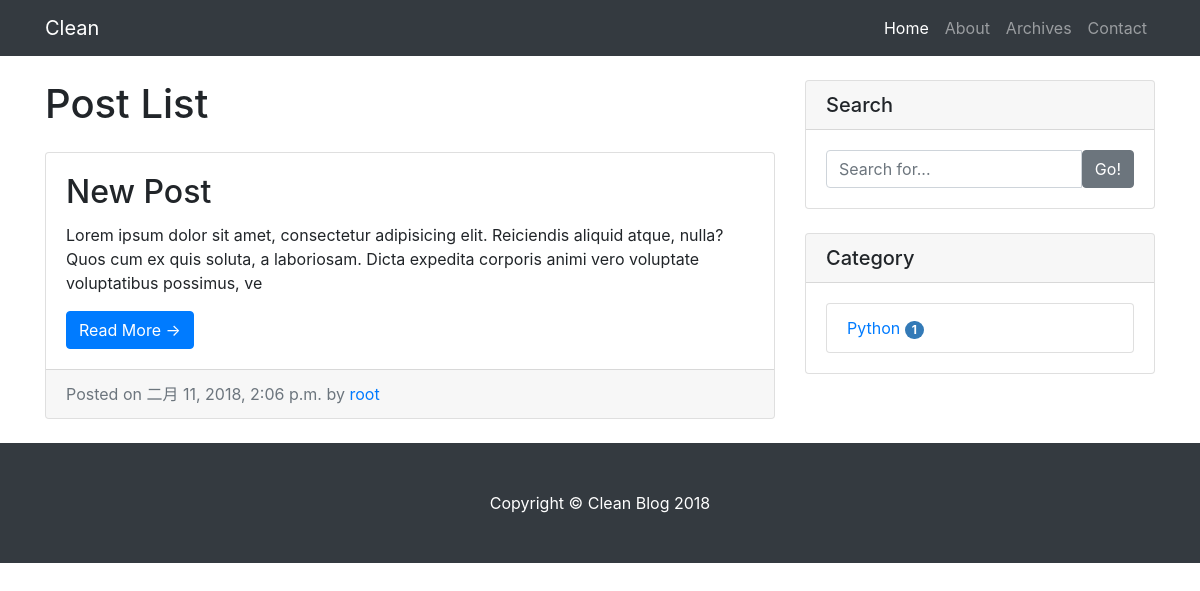
/, run on an earlier commit of the app's database.
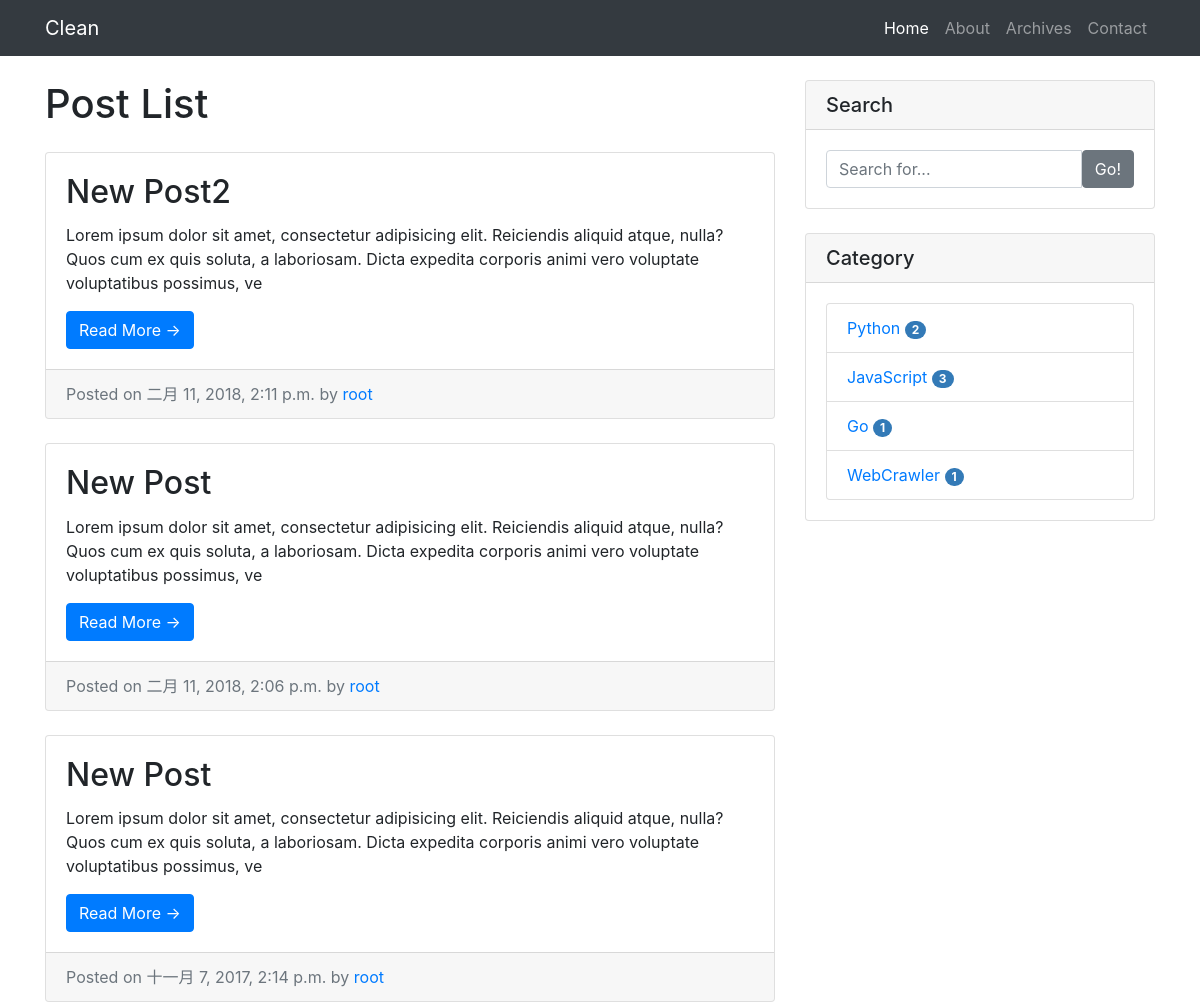
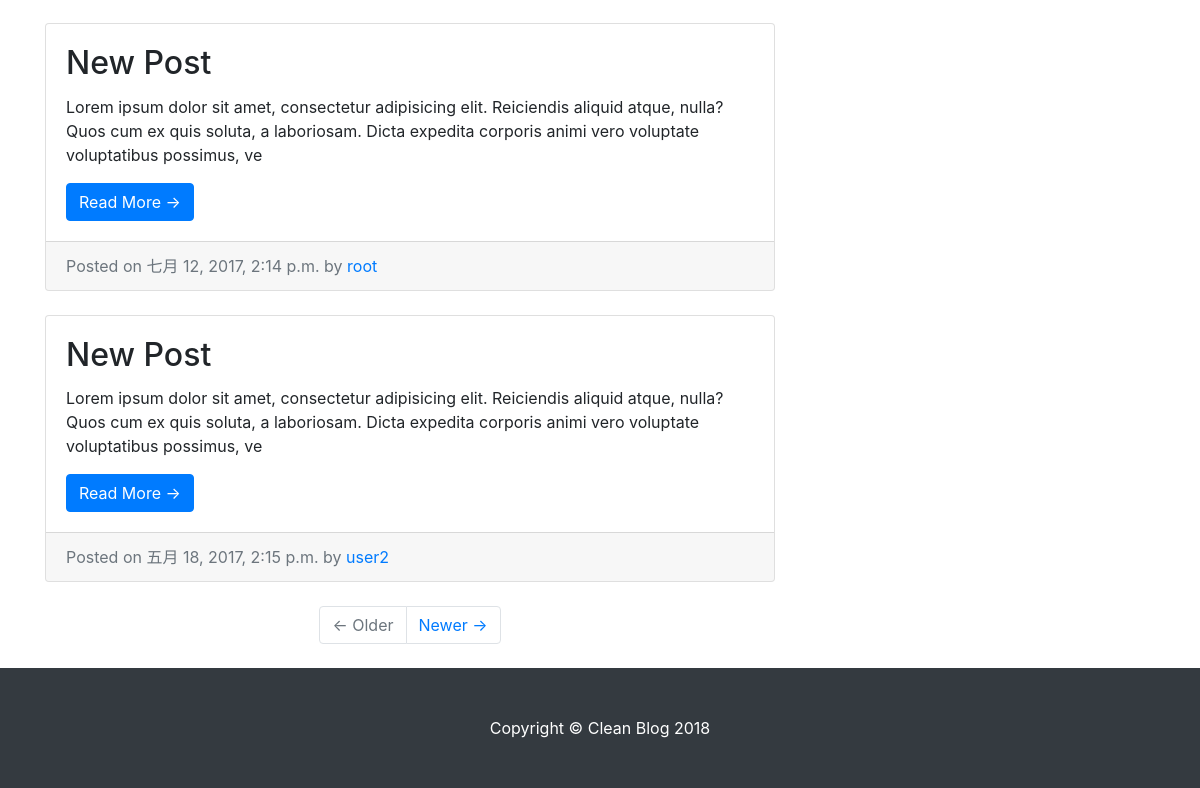
And on a later commit of the database (2 pictures, top to bottom).
### blog/models.py (models this page shows, shortened)
class Post(models.Model):
    title = models.CharField(max_length=70)
    author = models.ForeignKey(User)
    tags = models.ManyToManyField(Tag, blank=True)
    category = models.ForeignKey(Category)
    content = models.TextField()
    created_time = models.DateTimeField()
    summary = models.CharField(max_length=200)
    def get_absolute_url(self):
        return reverse('blog:detail', kwargs={'pk': self.pk})
    class Meta:
        ordering = ['-created_time']

class Category(models.Model):
    name = models.CharField(max_length=100)

### blog/views.py (the view)
# urls.py: url(r'^$', views.IndexView.as_view(), name='index'),
class IndexView(ListView):
    model = Post
    template_name = 'index.html'
    context_object_name = 'post_list'
    paginate_by = 5

### blog/templatetags/blog_tags.py (called while the page is built)
@register.simple_tag
def cate_list():
    return Category.objects.annotate(post_num=Count('post')).filter(post_num__gt=0)

### templates/index.html (shortened to what this page needs)
{% extends 'base.html' %}
{% block main %}
<div class="col-md-8">
  <h1 class="my-4">{% if title %}{{ title }}{% else %}Post List{% endif %}</h1>
  {% for post in post_list %}
  <div class="card mb-4">
    <div class="card-body">
      <h2 class="card-title">{{ post.title }}</h2>
      <p class="card-text">{{ post.summary }}</p>
      <a href="{{ post.get_absolute_url }}" class="btn btn-primary">Read More &rarr;</a>
    </div>
    <div class="card-footer text-muted">
      Posted on {{ post.created_time }} by
      <a href="#">{{ post.author }}</a>
    </div>
  </div>
  {% empty %}
  <div class="card mb-4">
    <div class="card-body">
      <h2 class="card-title">Not Available</h2>
    </div>
  </div>
  {% endfor %}
  {% if is_paginated %}
  <ul class="pagination justify-content-center mb-4">
    {% if page_obj.has_previous %}
    <li class="page-item">
      <a class="page-link" href="?page={{ page_obj.previous_page_number }}">&larr; Older</a>
    </li>
    {% else %}
    <li class="page-item disabled">
      <a class="page-link" href="#">&larr; Older</a>
    </li>
    {% endif %}
    {% if page_obj.has_next %}
    <li class="page-item">
      <a class="page-link" href="?page={{ page_obj.next_page_number }}">Newer &rarr;</a>
    </li>
    {% else %}
    <li class="page-item disabled">
      <a class="page-link" href="#">Newer &rarr;</a>
    </li>
    {% endif %}
  </ul>
  {% endif %}
</div>
{% endblock main %}

### templates/base.html (shortened to what this page needs)
<!DOCTYPE html>
{% load staticfiles %}
{% load blog_tags %}
<html lang="en">
  <head>
    <link href="{% static 'vendor/bootstrap/css/bootstrap.css' %}" rel="stylesheet">
    <link href="{% static 'vendor/bootstrap/css/bootstrap.min.css' %}" rel="stylesheet">
    <link href="{% static 'css/blog-home.css' %}" rel="stylesheet">
  </head>
  <body>
    <nav class="navbar navbar-expand-lg navbar-dark bg-dark fixed-top">
      <div class="container">
        <a class="navbar-brand" href="{% url 'blog:index' %}">Clean</a>
        <div class="collapse navbar-collapse" id="navbarResponsive">
          <ul class="navbar-nav ml-auto">
            <li class="nav-item active">
              <a class="nav-link" href="{% url 'blog:index' %}">Home
              </a>
            </li>
            <li class="nav-item">
              <a class="nav-link" href="#">About</a>
            </li>
            <li class="nav-item">
              <a class="nav-link" href="{% url 'blog:archives_page' %}">Archives</a>
            </li>
            <li class="nav-item">
              <a class="nav-link" href="#">Contact</a>
            </li>
          </ul>
        </div>
      </div>
    </nav>
    <div class="container">
      <div class="row">
        {% block main %}
          {% endblock main %}
        <div class="col-md-4">
          <div class="card my-4">
            <h5 class="card-header">Search</h5>
            <div class="card-body">
              <form role="search" method="get" id="searchform" action="{% url 'haystack_search' %}">
                <div class="input-group">
                  <input type="search" name="q" class="form-control" placeholder="Search for...">
                  <button class="btn btn-secondary" type="submit"><span class="ion-ios-search-strong">Go!</span></button>
                </div>
              </form>
            </div>
          </div>
          <div class="card my-4">
            <h5 class="card-header">Category</h5>
            <div class="card-body">
              {% cate_list as c_list %}
                <ul class="list-group">
                  {% for cate in c_list %}
                  <li class="list-group-item ">
                    <a href="{% url 'blog:category' cate.pk %}">{{ cate.name }} <span class="badge label-primary">{{ cate.post_num }}</span></a>
                  </li>
                  {% empty %}
                  not available
                </ul>
              {% endfor %}
            </div>
        </div>
        </div>
      </div>
    </div>
    <footer class="py-5 bg-dark">
      <div class="container">
        <p class="m-0 text-center text-white">Copyright &copy; Clean Blog 2018</p>
      </div>
    </footer>
  </body>
</html>

What changed in the data, as far as the page shows it:
added Post: title "New Post2", summary "Lorem ipsum dolor sit amet, consectetur adipisicing elit. Reiciendis aliquid atque, nulla? Quos cum ex quis soluta, a laboriosam. Dicta expedita corporis animi vero voluptate voluptatibus possimus, ve", created_time "二月 11, 2018, 2:11 p.m.", author "root"
added Post: title "New Post", summary "Lorem ipsum dolor sit amet, consectetur adipisicing elit. Reiciendis aliquid atque, nulla? Quos cum ex quis soluta, a laboriosam. Dicta expedita corporis animi vero voluptate voluptatibus possimus, ve", created_time "十一月 7, 2017, 2:14 p.m.", author "root"
added Post: title "New Post", summary "Lorem ipsum dolor sit amet, consectetur adipisicing elit. Reiciendis aliquid atque, nulla? Quos cum ex quis soluta, a laboriosam. Dicta expedita corporis animi vero voluptate voluptatibus possimus, ve", created_time "七月 12, 2017, 2:14 p.m.", author "root"
added Post: title "New Post", summary "Lorem ipsum dolor sit amet, consectetur adipisicing elit. Reiciendis aliquid atque, nulla? Quos cum ex quis soluta, a laboriosam. Dicta expedita corporis animi vero voluptate voluptatibus possimus, ve", created_time "五月 18, 2017, 2:15 p.m.", author "user2"
computed for Category "Python": post_num "1" → "2"
now on this page (row unchanged): Category: name "JavaScript", post_num "3"
now on this page (row unchanged): Category: name "Go", post_num "1"
now on this page (row unchanged): Category: name "WebCrawler", post_num "1"
Also different on the page:
text now shown: "← Older Newer →"
